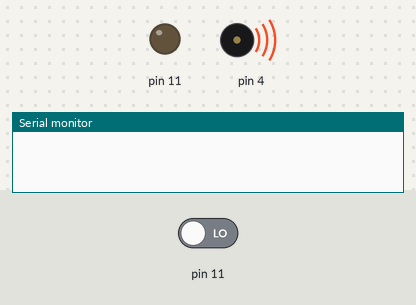
Bench run of a sketch on a simulated Arduino Uno, built with avr-gcc and run on an emulated ATmega328P. On the bench: output pins drawn as LEDs (lit = HIGH), buzzer (waves = sounding), the last lines printed to the serial monitor. The test bench sets the inputs (shaded band); at power-on: pin 11 LOW.

Above: at 0.1 s.
At 1.1 s:
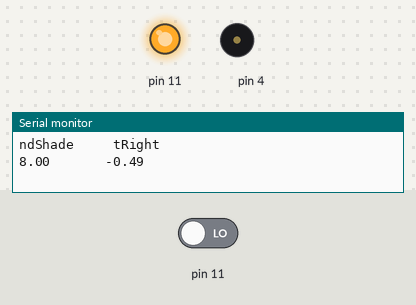
Timing chart, 0 to 2.6 s (numbered marks = the images above):
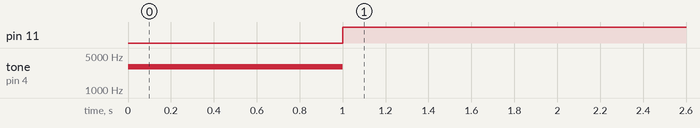

The sketch:

sketch_nov29a.ino
```cpp
void setup()               // Built-in initialization block
{
  tone(4, 3000, 1000);     // Play tone for 1 second
  delay(1000);               // Delay to finish tone
  Serial.begin(9600);      // Set data rate to 9600 bps
}

void loop()               // Main loop auto-repeats
{
  //float tLeft = float(rcTime(11));   // Get left light & make float
  float tRight = float(rcTime(11));  // Get right light & make float
  float ndShade;              // Normalized differential shade
  ndShade = (tRight / 1000) - 0.5; //Calculate it and subtract 0.5
// Display heading
  Serial.println("ndShade     tRight");
  Serial.print(tRight);           // Display tLeft value
  Serial.print("       ");       // Display spaces
  Serial.print(ndShade);     // Display ndShade value
  Serial.print("       ");       // Display more spaces
  Serial.println();           // Add an extra newline
  delay(1000);                // 1 second delay
}
long rcTime(int pin)          // rcTime measures decay at pin
{
  pinMode(pin, OUTPUT);       // Charge capacitor
  digitalWrite(pin, HIGH);        // ..by setting pin ouput-high
  delay(5);                           // ..for 5 ms
  pinMode(pin, INPUT);          // Set pin to input
  digitalWrite(pin, LOW);        // ..with no pullup
  long time = micros();          // Mark the time
  while(digitalRead(pin));        // Wait for voltage < threshold
  time = micros() - time;        // Calculate decay time
  return time;                      // Returns decay time
}
```

Measured:
- by itself, pin 11: LOW → HIGH at 1.0 s
